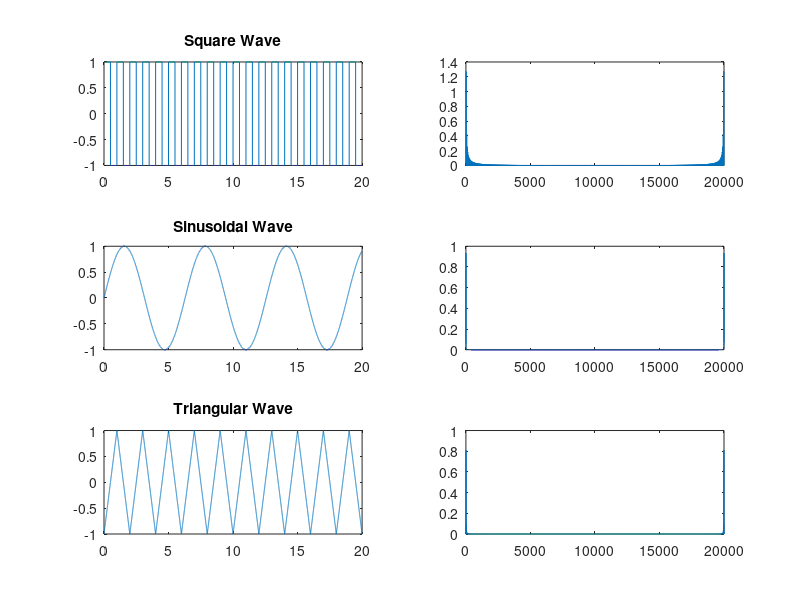

The MATLAB script that drew this image:
%To observe the spectrum of sinusoidal, square and triangular signals using
%FFT 


Fs = 1000;            % Sampling frequency                    
T = 1/Fs;             % Sampling period     
t = 20 ;               %Time sampled , t 
dt = 0:T:t-T ;        %Signal Strength 

%Generating signals in time domain 

%Square Wave 
subplot(321)  
x1 = square(2*pi*dt) ;  %Time period = 1 second 
plot(dt,x1) 
title('Square Wave') ; 

%Sinusoidal 
subplot(323) 
x2 = sin(dt) ;  %time period = 2*pi 
plot(dt,x2) 
title('Sinusoidal Wave') ; 

%Triangular Wave 
subplot(325) 
x3 = sawtooth(2*pi*0.5*dt,0.5) ; %Frequency = 0.5 Hz 
plot(dt,x3) 
title('Triangular Wave') ; 

%Number of samples 
k = Fs*t ; 

%Generating signals using FFT - Amplitude Spectrum 
X1 = fft(x1) ; 
subplot(322) 
plot(abs(X1)/(0.5*k))

X2 = fft(x2) ; 
subplot(324) 
plot(abs(X2)/(0.5*k)) 

X3 = fft(x3) ; 
subplot(326) 
plot(abs(X3)/(0.5*k)) 